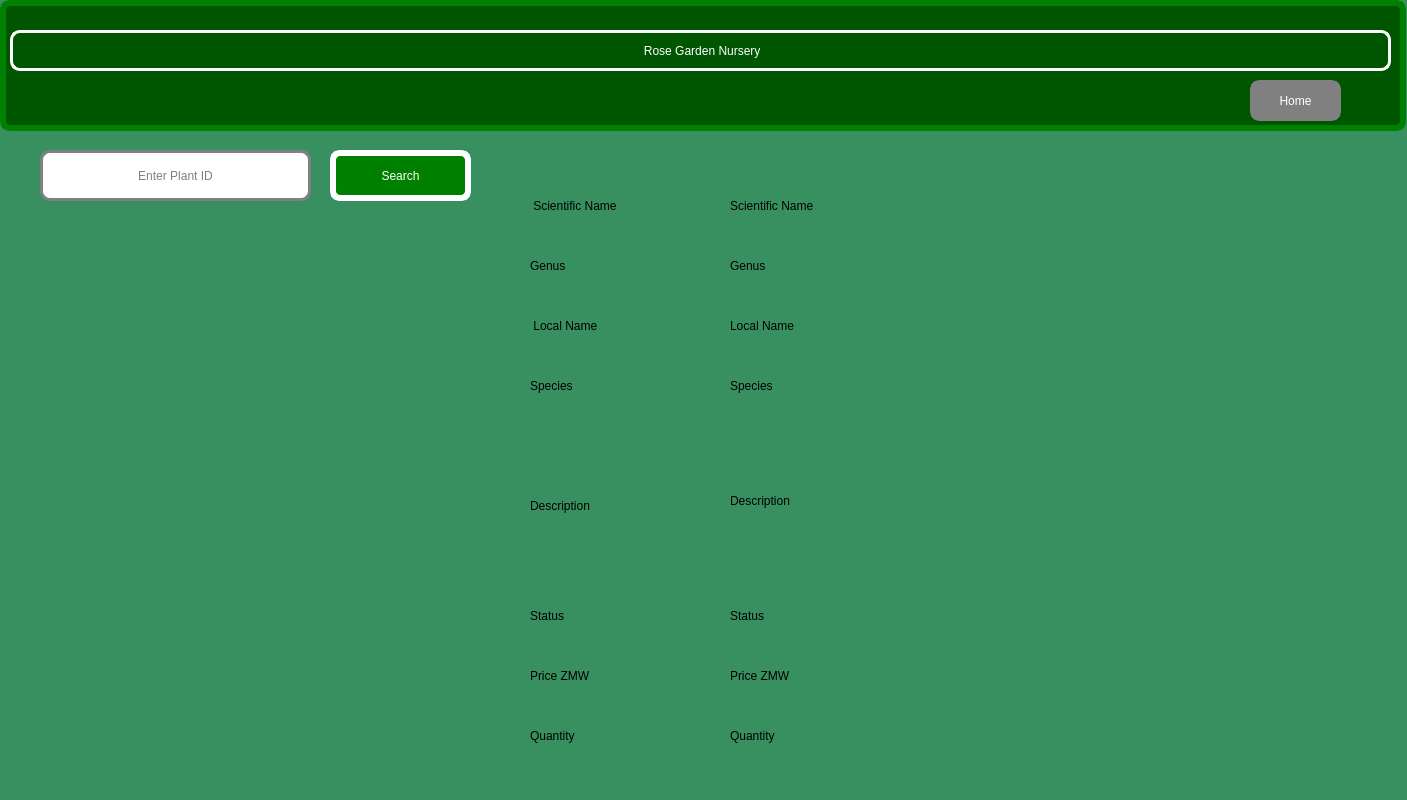
<?xml version="1.0" encoding="UTF-8"?>
<ui version="4.0">
 <class>PlantDetail</class>
 <widget class="QDialog" name="PlantDetail">
  <property name="geometry">
   <rect>
    <x>0</x>
    <y>0</y>
    <width>1407</width>
    <height>800</height>
   </rect>
  </property>
  <property name="windowTitle">
   <string>v1.0</string>
  </property>
  <property name="styleSheet">
   <string notr="true"> 
QDialog{
background-color: rgb(56, 144, 96);
background-image: url(:/images/beauty.png);

}</string>
  </property>
  <widget class="QLabel" name="image_field">
   <property name="geometry">
    <rect>
     <x>30</x>
     <y>230</y>
     <width>451</width>
     <height>421</height>
    </rect>
   </property>
   <property name="styleSheet">
    <string notr="true"> 
 QLabel {
  border:2px solid gray;
  border-radius: 10px;
  padding: 8px 8px;
  background: rgb(255, 255, 255);
 
};</string>
   </property>
   <property name="text">
    <string/>
   </property>
  </widget>
  <widget class="QLineEdit" name="txtPlantID">
   <property name="geometry">
    <rect>
     <x>40</x>
     <y>150</y>
     <width>271</width>
     <height>51</height>
    </rect>
   </property>
   <property name="styleSheet">
    <string notr="true"> QLineEdit {
  border:3px solid gray;
  border-radius: 10px;
  padding: 12px 12px;
  background: rgb(255, 255, 255);
  font: 700 12pt ;
  color: rgb(0, 0, 0);;
}</string>
   </property>
   <property name="alignment">
    <set>Qt::AlignCenter</set>
   </property>
   <property name="placeholderText">
    <string>Enter Plant ID</string>
   </property>
  </widget>
  <widget class="QPushButton" name="btnSearchPlant">
   <property name="geometry">
    <rect>
     <x>330</x>
     <y>150</y>
     <width>141</width>
     <height>51</height>
    </rect>
   </property>
   <property name="styleSheet">
    <string notr="true"> 

 QPushButton {
  border:6px solid white;
  border-radius: 10px;
  padding: 0 10px;
  background: green;
 font: 500 12pt ;
 color: rgb(255, 255, 255);

}</string>
   </property>
   <property name="text">
    <string>Search</string>
   </property>
   <property name="default">
    <bool>true</bool>
   </property>
   <property name="flat">
    <bool>false</bool>
   </property>
  </widget>
  <widget class="QLabel" name="txt_Scientific_name">
   <property name="geometry">
    <rect>
     <x>730</x>
     <y>180</y>
     <width>351</width>
     <height>51</height>
    </rect>
   </property>
   <property name="styleSheet">
    <string notr="true"> 
 QLabel {
  border:2px solid gray;
  border-radius: 10px;
  padding: 8px 8px;
  background: rgb(255, 255, 255);
 
};</string>
   </property>
   <property name="text">
    <string>Scientific Name</string>
   </property>
  </widget>
  <widget class="QLabel" name="txtGenus">
   <property name="geometry">
    <rect>
     <x>730</x>
     <y>240</y>
     <width>351</width>
     <height>51</height>
    </rect>
   </property>
   <property name="styleSheet">
    <string notr="true"> 
 QLabel {
  border:2px solid gray;
  border-radius: 10px;
  padding: 8px 8px;
  background: rgb(255, 255, 255);
 
};</string>
   </property>
   <property name="text">
    <string>Genus</string>
   </property>
  </widget>
  <widget class="QLabel" name="txt_Local_name">
   <property name="geometry">
    <rect>
     <x>730</x>
     <y>300</y>
     <width>351</width>
     <height>51</height>
    </rect>
   </property>
   <property name="styleSheet">
    <string notr="true"> 
 QLabel {
  border:2px solid gray;
  border-radius: 10px;
  padding: 8px 8px;
  background: rgb(255, 255, 255);
 
};</string>
   </property>
   <property name="text">
    <string>Local Name</string>
   </property>
  </widget>
  <widget class="QLabel" name="species">
   <property name="geometry">
    <rect>
     <x>730</x>
     <y>360</y>
     <width>351</width>
     <height>51</height>
    </rect>
   </property>
   <property name="styleSheet">
    <string notr="true"> 
 QLabel {
  border:2px solid gray;
  border-radius: 10px;
  padding: 8px 8px;
  background: rgb(255, 255, 255);
 
};</string>
   </property>
   <property name="text">
    <string>Species</string>
   </property>
  </widget>
  <widget class="QLabel" name="txt_Description">
   <property name="geometry">
    <rect>
     <x>730</x>
     <y>420</y>
     <width>532</width>
     <height>161</height>
    </rect>
   </property>
   <property name="styleSheet">
    <string notr="true"> 
 QLabel {
  border:2px solid gray;
  border-radius: 10px;
  padding: 8px 8px;
  background: rgb(255, 255, 255);
 
};</string>
   </property>
   <property name="text">
    <string>Description</string>
   </property>
  </widget>
  <widget class="QLabel" name="txt_status">
   <property name="geometry">
    <rect>
     <x>730</x>
     <y>590</y>
     <width>351</width>
     <height>51</height>
    </rect>
   </property>
   <property name="styleSheet">
    <string notr="true"> 
 QLabel {
  border:2px solid gray;
  border-radius: 10px;
  padding: 8px 8px;
  background: rgb(255, 255, 255);
 
};</string>
   </property>
   <property name="text">
    <string>Status</string>
   </property>
  </widget>
  <widget class="QLabel" name="txt_price">
   <property name="geometry">
    <rect>
     <x>730</x>
     <y>650</y>
     <width>351</width>
     <height>51</height>
    </rect>
   </property>
   <property name="styleSheet">
    <string notr="true"> 
 QLabel {
  border:2px solid gray;
  border-radius: 10px;
  padding: 8px 8px;
  background: rgb(255, 255, 255);
 
};</string>
   </property>
   <property name="text">
    <string>Price ZMW</string>
   </property>
  </widget>
  <widget class="QPushButton" name="pushButton">
   <property name="geometry">
    <rect>
     <x>10</x>
     <y>30</y>
     <width>1381</width>
     <height>41</height>
    </rect>
   </property>
   <property name="styleSheet">
    <string notr="true">
QPushButton{

  color: rgb(255, 255, 255);
  font: 500 12pt &quot;Ubuntu&quot;;
  border:3px solid white;
  border-radius: 10px;
  padding: 0 10px;

}</string>
   </property>
   <property name="text">
    <string> Rose Garden Nursery</string>
   </property>
  </widget>
  <widget class="QLabel" name="txt_Quantity">
   <property name="geometry">
    <rect>
     <x>730</x>
     <y>710</y>
     <width>351</width>
     <height>51</height>
    </rect>
   </property>
   <property name="styleSheet">
    <string notr="true"> 
 QLabel {
  border:2px solid gray;
  border-radius: 10px;
  padding: 8px 8px;
  background: rgb(255, 255, 255);
 
};</string>
   </property>
   <property name="text">
    <string>Quantity</string>
   </property>
  </widget>
  <widget class="QLabel" name="label">
   <property name="geometry">
    <rect>
     <x>530</x>
     <y>180</y>
     <width>191</width>
     <height>51</height>
    </rect>
   </property>
   <property name="styleSheet">
    <string notr="true"> 
 QLabel {
  border:2px solid gray;
  border-radius: 10px;
  padding: 8px 8px;
  background: rgb(255, 255, 255);
 font: 700 italic 11pt &quot;Segoe UI&quot;;
 color: rgb(0, 0, 0);
 
};</string>
   </property>
   <property name="text">
    <string> Scientific Name</string>
   </property>
  </widget>
  <widget class="QLabel" name="label_2">
   <property name="geometry">
    <rect>
     <x>530</x>
     <y>240</y>
     <width>191</width>
     <height>51</height>
    </rect>
   </property>
   <property name="styleSheet">
    <string notr="true"> 
 QLabel {
  border:2px solid gray;
  border-radius: 10px;
  padding: 8px 8px;
  background: rgb(255, 255, 255);
 font: 700 italic 11pt &quot;Segoe UI&quot;;
 color: rgb(0, 0, 0);
 
};</string>
   </property>
   <property name="text">
    <string>Genus</string>
   </property>
  </widget>
  <widget class="QLabel" name="label_3">
   <property name="geometry">
    <rect>
     <x>530</x>
     <y>300</y>
     <width>191</width>
     <height>51</height>
    </rect>
   </property>
   <property name="styleSheet">
    <string notr="true"> 
 QLabel {
  border:2px solid gray;
  border-radius: 10px;
  padding: 8px 8px;
  background: rgb(255, 255, 255);
 font: 700 italic 11pt &quot;Segoe UI&quot;;
 color: rgb(0, 0, 0);
 
};</string>
   </property>
   <property name="text">
    <string> Local Name</string>
   </property>
  </widget>
  <widget class="QLabel" name="label_4">
   <property name="geometry">
    <rect>
     <x>530</x>
     <y>360</y>
     <width>191</width>
     <height>51</height>
    </rect>
   </property>
   <property name="styleSheet">
    <string notr="true"> 
 QLabel {
  border:2px solid gray;
  border-radius: 10px;
  padding: 8px 8px;
  background: rgb(255, 255, 255);
 font: 700 italic 11pt &quot;Segoe UI&quot;;
 color: rgb(0, 0, 0);
 
};</string>
   </property>
   <property name="text">
    <string>Species</string>
   </property>
  </widget>
  <widget class="QLabel" name="label_5">
   <property name="geometry">
    <rect>
     <x>530</x>
     <y>480</y>
     <width>191</width>
     <height>51</height>
    </rect>
   </property>
   <property name="styleSheet">
    <string notr="true"> 
 QLabel {
  border:2px solid gray;
  border-radius: 10px;
  padding: 8px 8px;
  background: rgb(255, 255, 255);
 font: 700 italic 11pt &quot;Segoe UI&quot;;
 color: rgb(0, 0, 0);
 
};</string>
   </property>
   <property name="text">
    <string>Description</string>
   </property>
  </widget>
  <widget class="QLabel" name="label_6">
   <property name="geometry">
    <rect>
     <x>530</x>
     <y>590</y>
     <width>191</width>
     <height>51</height>
    </rect>
   </property>
   <property name="styleSheet">
    <string notr="true"> 
 QLabel {
  border:2px solid gray;
  border-radius: 10px;
  padding: 8px 8px;
  background: rgb(255, 255, 255);
 font: 700 italic 11pt &quot;Segoe UI&quot;;
 color: rgb(0, 0, 0);
 
};</string>
   </property>
   <property name="text">
    <string>Status</string>
   </property>
  </widget>
  <widget class="QLabel" name="label_7">
   <property name="geometry">
    <rect>
     <x>530</x>
     <y>650</y>
     <width>191</width>
     <height>51</height>
    </rect>
   </property>
   <property name="styleSheet">
    <string notr="true"> 
 QLabel {
  border:2px solid gray;
  border-radius: 10px;
  padding: 8px 8px;
  background: rgb(255, 255, 255);
 font: 700 italic 11pt &quot;Segoe UI&quot;;
 color: rgb(0, 0, 0);
 
};</string>
   </property>
   <property name="text">
    <string>Price ZMW</string>
   </property>
  </widget>
  <widget class="QLabel" name="label_8">
   <property name="geometry">
    <rect>
     <x>530</x>
     <y>710</y>
     <width>191</width>
     <height>51</height>
    </rect>
   </property>
   <property name="styleSheet">
    <string notr="true"> 
 QLabel {
  border:2px solid gray;
  border-radius: 10px;
  padding: 8px 8px;
  background: rgb(255, 255, 255);
 font: 700 italic 11pt &quot;Segoe UI&quot;;
 color: rgb(0, 0, 0);
 
};</string>
   </property>
   <property name="text">
    <string>Quantity</string>
   </property>
  </widget>
  <widget class="QLabel" name="label_9">
   <property name="enabled">
    <bool>false</bool>
   </property>
   <property name="geometry">
    <rect>
     <x>0</x>
     <y>0</y>
     <width>1406</width>
     <height>131</height>
    </rect>
   </property>
   <property name="styleSheet">
    <string notr="true">  QLabel {
  background-color: rgb(0, 85, 0);
  border:6px solid green;
  border-radius: 10px;
  padding: 0 10px;
  
}</string>
   </property>
   <property name="text">
    <string/>
   </property>
  </widget>
  <widget class="QPushButton" name="btn_home_plantdetail">
   <property name="geometry">
    <rect>
     <x>1250</x>
     <y>80</y>
     <width>91</width>
     <height>41</height>
    </rect>
   </property>
   <property name="styleSheet">
    <string notr="true">
 QPushButton {
  border:6px solid gray;
  border-radius: 10px;
  padding: 0 10px;
  background: grey;
 font: 700 12pt ;
 color: rgb(255, 255, 255);

}</string>
   </property>
   <property name="text">
    <string>Home</string>
   </property>
  </widget>
  <zorder>image_field</zorder>
  <zorder>txtPlantID</zorder>
  <zorder>btnSearchPlant</zorder>
  <zorder>txt_Scientific_name</zorder>
  <zorder>txtGenus</zorder>
  <zorder>txt_Local_name</zorder>
  <zorder>species</zorder>
  <zorder>txt_Description</zorder>
  <zorder>txt_status</zorder>
  <zorder>txt_price</zorder>
  <zorder>txt_Quantity</zorder>
  <zorder>label</zorder>
  <zorder>label_2</zorder>
  <zorder>label_3</zorder>
  <zorder>label_4</zorder>
  <zorder>label_5</zorder>
  <zorder>label_6</zorder>
  <zorder>label_7</zorder>
  <zorder>label_8</zorder>
  <zorder>label_9</zorder>
  <zorder>pushButton</zorder>
  <zorder>btn_home_plantdetail</zorder>
 </widget>
 <resources/>
 <connections/>
</ui>
